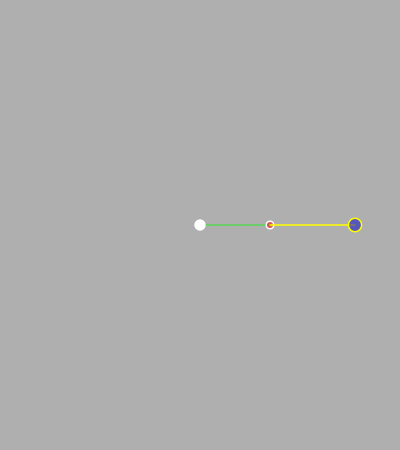
Frame 1 (no input)
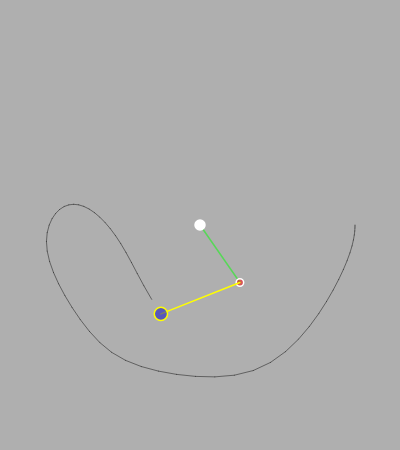
Frame 60 (no input)
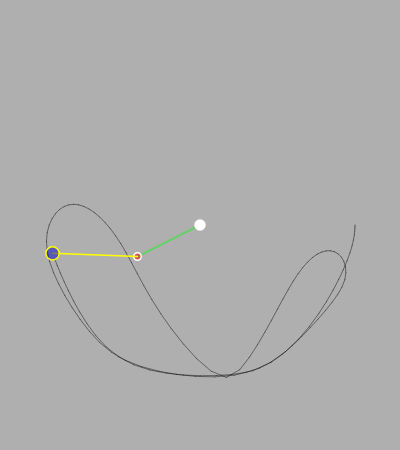
Frame 120 (the mouse pressed at the canvas centre since frame 60)

The p5.js sketch that drew these frames (run headless with seeded random() and noise() and a simulated clock; from frame 60 on, the mouse is pressed at the canvas centre):

// p5.js sketch
// ── sketch.js
let r1 = 70
let r2 = 85
let m1 = 7.5
let m2 = 13.3
let a1 = 0
let a2 = 0
let a1_v = 0
let a2_v = 0
let g = 1

let px2 = -1
let py2 = -1
let cx, cy

let buffer

function setup() {
	cnv = createCanvas(400, 450)
	var xp = (windowWidth - width) / 2
	var yp = (windowHeight - height) / 2
	cnv.position(xp, yp)

	pixelDensity(1)
	a1 = PI / 2
	a2 = PI / 2
	cx = width / 2
	cy = height / 2
	buffer = createGraphics(width, height)
	buffer.background(175)
	buffer.translate(cx, cy)

	colorMode(RGB, 255, 255, 255, 1)
}

function draw() {
	background(175)
	imageMode(CORNER)
	image(buffer, 0, 0, width, height)

	let num1 = -g * (2 * m1 + m2) * sin(a1)
	let num2 = -m2 * g * sin(a1 - 2 * a2)
	let num3 = -2 * sin(a1 - a2) * m2
	let num4 = a2_v * a2_v * r2 + a1_v * a1_v * r1 * cos(a1 - a2)
	let den = r1 * (2 * m1 + m2 - m2 * cos(2 * a1 - 2 * a2))
	let a1_a = (num1 + num2 + num3 * num4) / den

	num1 = 2 * sin(a1 - a2)
	num2 = a1_v * a1_v * r1 * (m1 + m2)
	num3 = g * (m1 + m2) * cos(a1)
	num4 = a2_v * a2_v * r2 * m2 * cos(a1 - a2)
	den = r2 * (2 * m1 + m2 - m2 * cos(2 * a1 - 2 * a2))
	let a2_a = (num1 * (num2 + num3 + num4)) / den

	translate(cx, cy)

	let x1 = r1 * sin(a1)
	let y1 = r1 * cos(a1)

	let x2 = x1 + r2 * sin(a2)
	let y2 = y1 + r2 * cos(a2)

	stroke(0, 255, 0, 0.5)
	strokeWeight(1.5) // stroke for white lines
	line(0, 0, x1, y1)
	stroke(255)
	fill(255, 255, 255, 1)
	ellipse(0, 0, 10, 10)

	fill(255, 0, 0, 0.5)
	ellipse(x1, y1, m1, m1)

	stroke(255, 255, 0, 1)
	line(x1, y1, x2, y2)

	fill(0, 0, 200, 0.5)
	ellipse(x2, y2, m2, m2)

	a1_v += a1_a
	a2_v += a2_a
	a1 += a1_v
	a2 += a2_v

	//a1_v *= 0.99
	//a2_v *= 0.99

	buffer.stroke(0)
	buffer.strokeWeight(0.45)
	if (frameCount > 1) {
		buffer.line(px2, py2, x2, y2)
	}

	px2 = x2
	py2 = y2
}

// ── sketch2.js
let sketch = function (p) {
  let r1 = 70;
  let r2 = 85;
  let m1 = 7.5;
  let m2 = 13.3;
  let a1 = 0;
  let a2 = 0;
  let a1_v = 0;
  let a2_v = 0;
  let g = 1;

  let px2 = -1;
  let py2 = -1;
  let cx, cy;

  let buffer;
  let newWidth, newHeight, wrapper;

  p.setup = function () {
    wrapper = document.getElementById("wrapper");

    // window.addEventListener("resize", handleResize, false);

    newWidth = wrapper.getBoundingClientRect().width; // save initial values of width,height
    newHeight = wrapper.getBoundingClientRect().height;

    cnv = p.createCanvas(newWidth, newHeight);

    p.pixelDensity(1);
    a1 = p.PI / 2;
    a2 = p.PI / 2;
    cx = p.width / 2;
    cy = p.height / 2;
    buffer = p.createGraphics(p.width, p.height);
    buffer.background(175);
    buffer.translate(cx, cy);
  };

  p.draw = function () {
    // let newWidth = wrapper.getBoundingClientRect().width; // save initial values of width,height
    // let newHeight = wrapper.getBoundingClientRect().height;

    // cx = newWidth / 2;
    // cy = newHeight / 2;

    p.background(175);

    p.imageMode(p.CORNER);
    p.image(buffer, 0, 0, newWidth, newHeight);

    let num1 = -g * (2 * m1 + m2) * Math.sin(a1);
    let num2 = -m2 * g * Math.sin(a1 - 2 * a2);
    let num3 = -2 * Math.sin(a1 - a2) * m2;
    let num4 = a2_v * a2_v * r2 + a1_v * a1_v * r1 * Math.cos(a1 - a2);
    let den = r1 * (2 * m1 + m2 - m2 * Math.cos(2 * a1 - 2 * a2));
    let a1_a = (num1 + num2 + num3 * num4) / den;

    num1 = 2 * Math.sin(a1 - a2);
    num2 = a1_v * a1_v * r1 * (m1 + m2);
    num3 = g * (m1 + m2) * Math.cos(a1);
    num4 = a2_v * a2_v * r2 * m2 * Math.cos(a1 - a2);
    den = r2 * (2 * m1 + m2 - m2 * Math.cos(2 * a1 - 2 * a2));
    let a2_a = (num1 * (num2 + num3 + num4)) / den;

    p.translate(cx, cy);

    let x1 = r1 * Math.sin(a1);
    let y1 = r1 * Math.cos(a1);

    let x2 = x1 + r2 * Math.sin(a2);
    let y2 = y1 + r2 * Math.cos(a2);

    p.stroke("#A3E4D7 ");
    p.strokeWeight(1.5); // stroke for white lines
    p.line(0, 0, x1, y1);

    p.fill(0);
    p.ellipse(0, 0, 10, 10);
    p.ellipse(x1, y1, m1, m1);

    p.line(x1, y1, x2, y2);
    p.fill(0);
    p.ellipse(x2, y2, m2, m2);

    a1_v += a1_a;
    a2_v += a2_a;
    a1 += a1_v;
    a2 += a2_v;

    //a1_v *= 0.99
    //a2_v *= 0.99

    buffer.stroke(0);
    buffer.strokeWeight(0.6);
    if (p.frameCount > 1) {
      buffer.line(px2, py2, x2, y2);
    }

    px2 = x2;
    py2 = y2;
  };

  //----------------REACTIVITY----------------------------------------------------;

  p.windowResized = function () {
    // let wrapper = document.getElementById("wrapper");
    newWidth = wrapper.getBoundingClientRect().width; // save initial values of width,height
    newHeight = wrapper.getBoundingClientRect().height;

    p.resizeCanvas(newWidth, newHeight);
    cx = newWidth / 2;
    cy = newHeight / 2;
    buffer.size(newWidth, newHeight);
    buffer.translate(cx, cy);
    // buffer.image(buffer, 0, 0, newWidth, newHeight);

    // console.log("newWidth = ", newWidth);
  };

  //---------------------------------END REACTIVITY ----------------------------------------------
};
